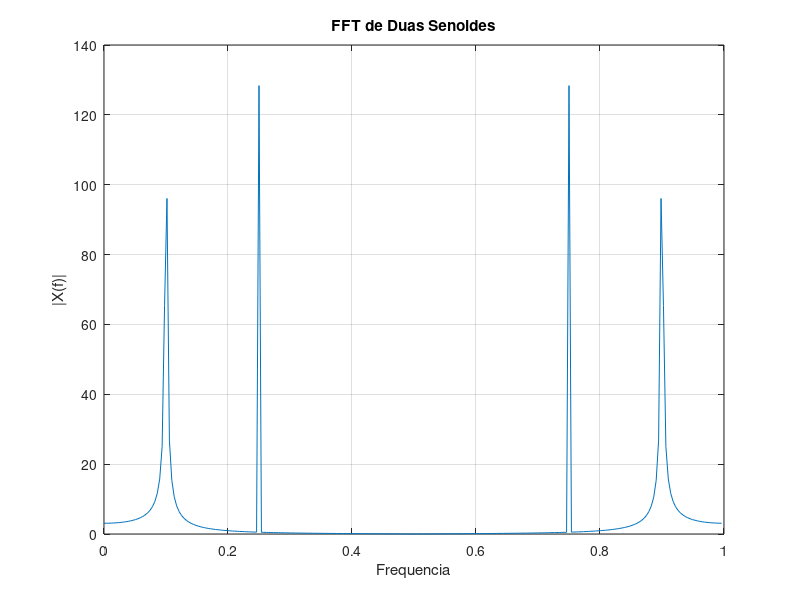

The MATLAB script that drew this image:
clc;
clear;
close all;

N = 256;
n = 0:N-1;

f1 = 0.1;
f2 = 0.25;

x1 = sin(2*pi*f1*n);
x2 = sin(2*pi*f2*n);

x = x1 + x2;

X = fft(x);

f = (0:N-1)/N;

figure;
plot(f,abs(X));
title('FFT de Duas Senoides');
xlabel('Frequencia');
ylabel('|X(f)|');
grid on;
